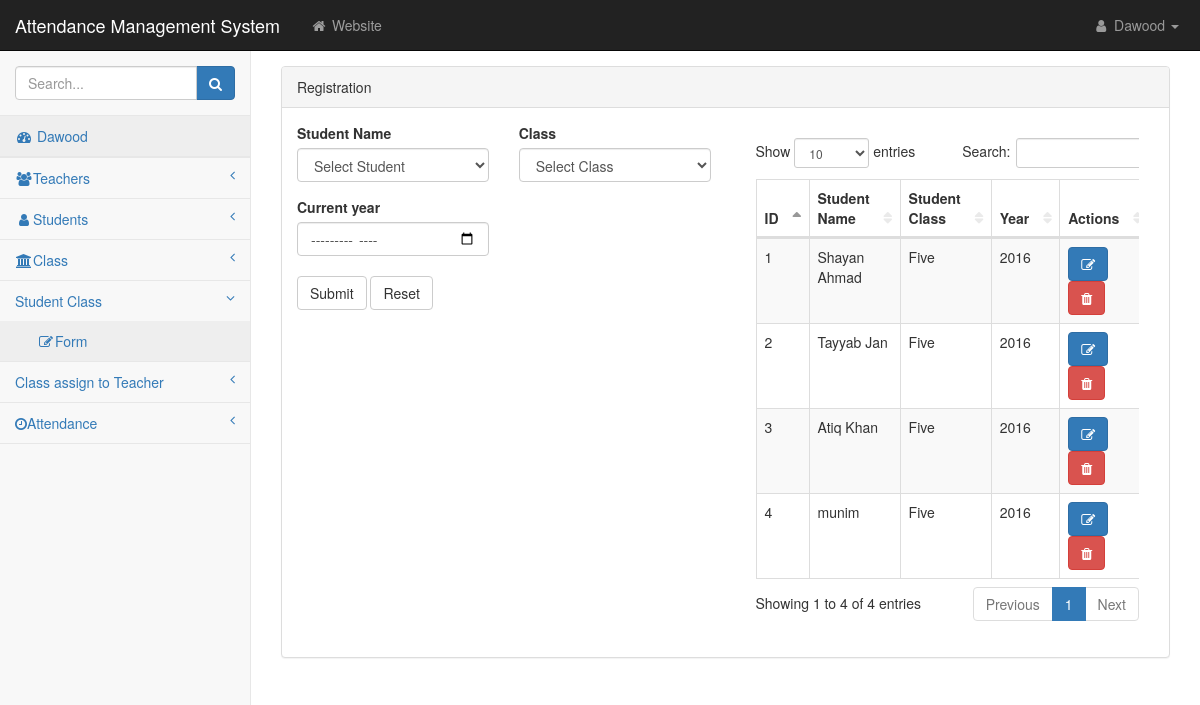
The app's page /pages/studentclass.php (signed in) with its own data.
### tables this page shows
CREATE TABLE `tblstudentclass` (
  `scId` int(11) NOT NULL,
  `stId` int(10) UNSIGNED NOT NULL,
  `clId` int(10) UNSIGNED NOT NULL,
  `scCurrentYear` year(4) NOT NULL
);

CREATE TABLE `tblstudents` (
  `stId` int(11) NOT NULL,
  `stName` varchar(50) NOT NULL,
  `stFatherName` varchar(50) NOT NULL,
  `stDoB` date NOT NULL,
  `stDoA` date NOT NULL,
  `stEmail` varchar(50) NOT NULL,
  `stGender` varchar(50) NOT NULL,
  `stContact` varchar(50) NOT NULL,
  `stAddress` varchar(50) NOT NULL,
  `stImage` varchar(200) NOT NULL,
  `stStatus` int(2) NOT NULL DEFAULT 1
);

CREATE TABLE `tblclass` (
  `clId` int(11) NOT NULL,
  `cllName` varchar(50) NOT NULL,
  `clStatus` int(2) NOT NULL DEFAULT 1
);

### pages/studentclass.php (the view, shortened to what this page needs)
<!DOCTYPE html>
<html lang="en">
   <?php
   require 'include/connection.php';
    require 'include/head.php';
   ?>
    <body>
        <div id="wrapper">
    <?php
    require 'include/sidebar.php';
   ?>
            <div id="page-wrapper">
                <div class="container-fluid">
                    <div class="row" style="margin-top:4%;">
                        <div class="col-lg-12">
                            <div class="panel panel-default">
                                <div class="panel-heading">
                                    <?php
                                    if (isset($_GET['msgs']) && $_GET['msgs'] == 'success') {
                                        echo "<div class='alert alert-success alert-dismissible'>
                                        <button type='button' class='close' data-dismiss='alert' aria-hidden='true'>&times;</button>
                                        <a href='#' class='alert-link'>Record Delete Successfully</a>.
                                    </div>";
                                    }
                                    elseif (isset($_GET['msgs']) && $_GET['msgs'] == 'error') {
                                         echo "<div class='alert alert-danger alert-dismissible'>
                                        <button type='button' class='close' data-dismiss='alert' aria-hidden='true'>&times;</button>
                                        <a href='#' class='alert-link'Record is not Delete Successfully</a>.
                                    </div>";
                                    }
                                    elseif (isset($_GET['sms']) && $_GET['sms'] == 'success') {
                                         echo "<div class='alert alert-success alert-dismissible'>
                                        <button type='button' class='close' data-dismiss='alert' aria-hidden='true'>&times;</button>
                                        <a href='#' class='alert-link'>Record is Update Successfully</a>.
                                    </div>";
                                    }
                                    elseif (isset($_GET['sms']) && $_GET['sms'] == 'error') {
                                         echo "<div class='alert alert-danger alert-dismissible'>
                                        <button type='button' class='close' data-dismiss='alert' aria-hidden='true'>&times;</button>
                                        <a href='#' class='alert-link'>Record is not Update Successfully</a>.
                                    </div>";
                                    }
                                    else{
                                        echo "Registration";
                                    }
                                     ?>
                                </div>
                                <div class="panel-body">
                                    <div class="row">
                                        <div class="col-lg-6">
                                            <form role="form" action="studentclass/insertion.php" method="post" enctype="multipart/form-data">
                                                <div class="row">
                                                    <div class="form-group col-md-6">
                                                        <label>Student Name</label>
                                                        <select name="student" class="form-control">
                                                            <option value="">Select Student</option>
                                                        </select>
                                                    </div>
                                                    <div class="form-group col-md-6">
                                                        <label>Class</label>
                                                        <select name="class" class="form-control">
                                                            <option value="">Select Class</option>
                                                        </select>
                                                    </div>
                                                </div>
                                                    <div class="row">
                                                        <div class="col-md-6">
                                                            <label>Current year</label>
                                                            <input type="month" name="cryear" class="form-control">
                                                        </div>
                                                    </div>
                                               <br>
                                                <button type="submit" class="btn btn-default">Submit</button>
                                                <button type="reset" class="btn btn-default">Reset</button>
                                            </form>
                                        </div>
                                        <?php
                                            $query = "select * from tblstudentclass
                                            inner join tblstudents on tblstudents.stId = tblstudentclass.stId
                                            inner join tblclass on tblclass.clId = tblstudentclass.clId";
                                            $go = mysqli_query($connect,$query);
                                        ?>
                                        <div class="col-md-6">
                                        <div class="panel-body">
                                    <div class="table-responsive">
                                        <table class="table table-striped table-bordered table-hover" id="dataTables-example">
                                            <thead>
                                                <tr>
                                                    <th>ID</th>
                                                    <th>Student Name</th>
                                                    <th>Student Class</th>
                                                    <th>Year</th>
                                                    <th>Actions</th>
                                                </tr>
                                            </thead>
                                            <tbody>
                                                <?php
                                                    $a=1;
                                                    while($record = mysqli_fetch_array($go))
                                                    {
                                                ?>
                                                <tr>
                                               <td><?php echo $a; ?></td>
                                               <td><?php echo $record['stName']; ?></td>
                                               <td><?php echo $record['cllName']; ?></td>
                                               <td><?php echo $record['scCurrentYear']; ?></td>
                                               <td>
                                                  <a href="studentclassEdit.php?stclid=<?php echo $record['scId']; ?>"><button type="button" class="btn btn-primary">
                                                  <i class="fa fa-edit"></i></button></a>
                                                  <a href="studentclass/delete.php?stclid=<?php echo $record['scId']; ?>" onclick="return confirm('are you sure')"><button class="btn btn-danger"><i class="fa fa-trash"></i></button></a>
                                                </td>
                                             <?php $a++; } ?>
                                             </tr>
                                            </tbody>
                                        </table>
                                    </div>
                                </div>
                                        </div>
                                    </div>
                                </div>
                            </div>
                        </div>
                    </div>
                </div>
            </div>
        </div>
    </body>
</html>

### css/startmin.css (style rules this page uses)
body { background-color: #f8f8f8; }
#wrapper { width: 100%; }
#page-wrapper { padding-top: 30px; min-height: 568px; background-color: #fff; }
@media (min-width:768px) { #page-wrapper { position: inherit; margin-left: 250px; padding: 30px 15px 0 15px; border-left: 1px solid #e7e7e7; } }
table.dataTable thead .sorting, table.dataTable thead .sorting_asc, table.dataTable thead .sorting_desc, table.dataTable thead .sorting_asc_disabled, table.dataTable thead .sorting_desc_disabled { background: 0 0; }
table.dataTable thead .sorting_asc:after { content: "\f0de"; float: right; font-family: fontawesome; }
table.dataTable thead .sorting:after { content: "\f0dc"; float: right; font-family: fontawesome; color: rgba(50,50,50,.5); }

### records on screen
tblstudentclass: stId.stName "Shayan Ahmad", clId.cllName "Five", scCurrentYear "2016"
tblstudentclass: stId.stName "Tayyab Jan", clId.cllName "Five", scCurrentYear "2016"
tblstudentclass: stId.stName "Atiq Khan", clId.cllName "Five", scCurrentYear "2016"
tblstudentclass: stId.stName "munim", clId.cllName "Five", scCurrentYear "2016"

### other values on screen
$_SESSION['TNAME'] "Dawood"
